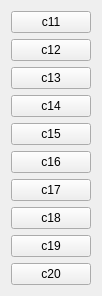
   <widget class="QWidget" name="layoutWidget">
    <property name="geometry">
     <rect>
      <x>540</x>
      <y>490</y>
      <width>77</width>
      <height>286</height>
     </rect>
    </property>
    <layout class="QVBoxLayout" name="verticalLayout">
     <item>
      <widget class="QPushButton" name="pb51">
       <property name="text">
        <string>c11</string>
       </property>
      </widget>
     </item>
     <item>
      <widget class="QPushButton" name="pb52">
       <property name="text">
        <string>c12</string>
       </property>
      </widget>
     </item>
     <item>
      <widget class="QPushButton" name="pb53">
       <property name="text">
        <string>c13</string>
       </property>
      </widget>
     </item>
     <item>
      <widget class="QPushButton" name="pb54">
       <property name="text">
        <string>c14</string>
       </property>
      </widget>
     </item>
     <item>
      <widget class="QPushButton" name="pb55">
       <property name="text">
        <string>c15</string>
       </property>
      </widget>
     </item>
     <item>
      <widget class="QPushButton" name="pb56">
       <property name="text">
        <string>c16</string>
       </property>
      </widget>
     </item>
     <item>
      <widget class="QPushButton" name="pb57">
       <property name="text">
        <string>c17</string>
       </property>
      </widget>
     </item>
     <item>
      <widget class="QPushButton" name="pb58">
       <property name="text">
        <string>c18</string>
       </property>
      </widget>
     </item>
     <item>
      <widget class="QPushButton" name="pb59">
       <property name="text">
        <string>c19</string>
       </property>
      </widget>
     </item>
     <item>
      <widget class="QPushButton" name="pb60">
       <property name="text">
        <string>c20</string>
       </property>
      </widget>
     </item>
    </layout>
   </widget>
